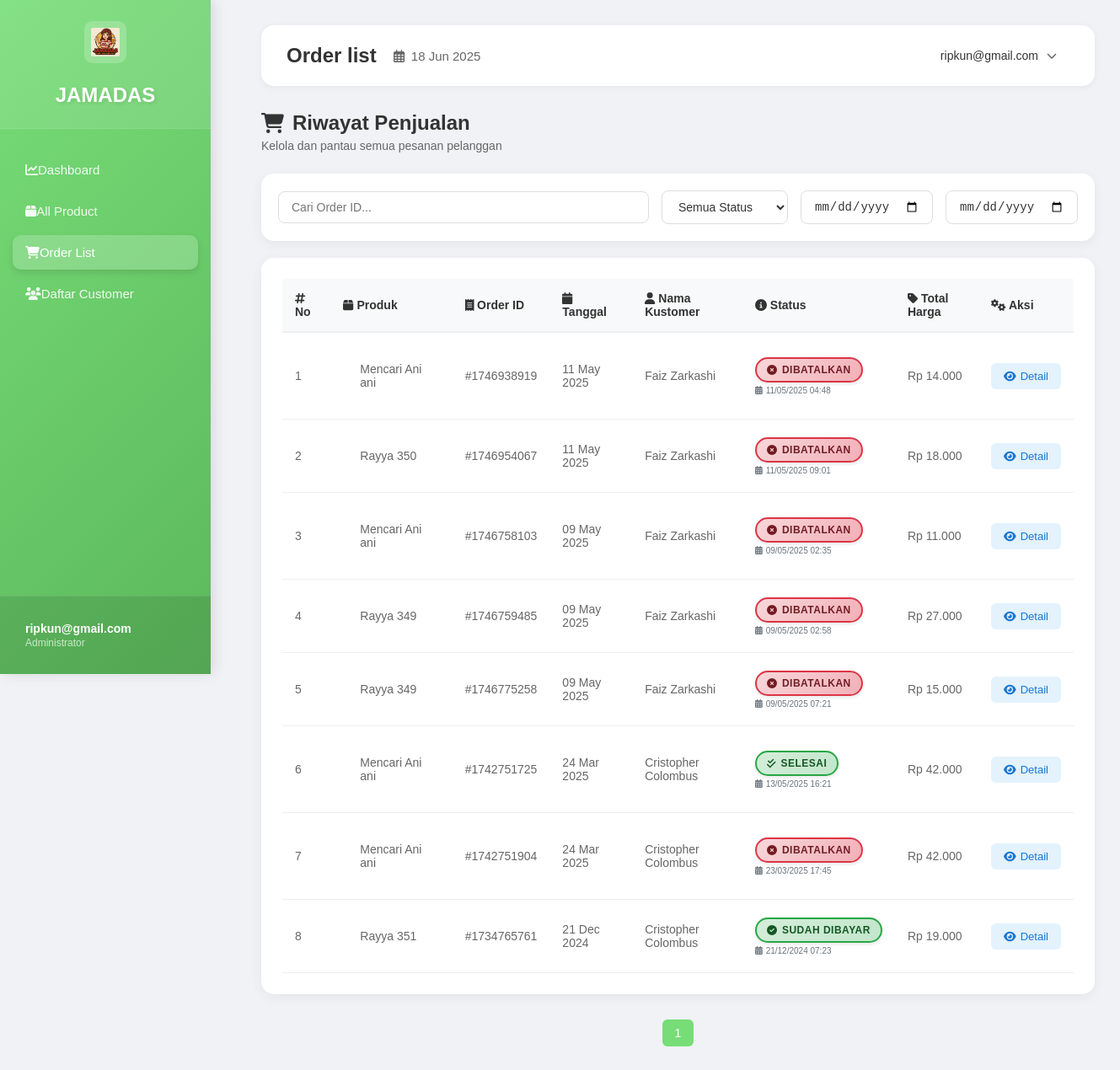
The page /admin/orderlist.php (signed in) on the database as committed earlier.
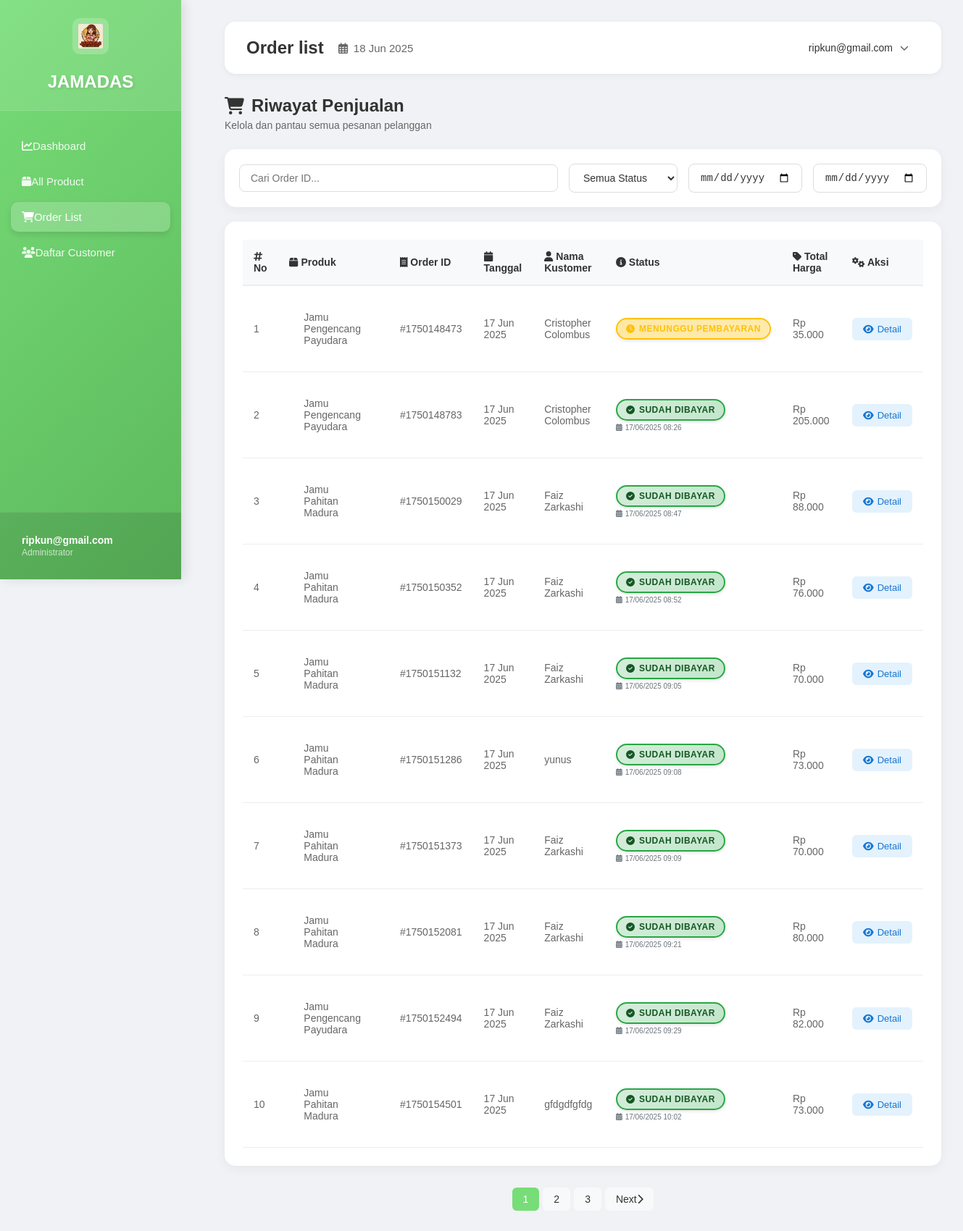
The same page on the database as committed later.
### tables this page shows
CREATE TABLE `orders` (
  `order_id` int(11) NOT NULL,
  `user_id` int(11) NOT NULL,
  `total_harga` decimal(10,2) NOT NULL,
  `nama_penerima` varchar(100) NOT NULL,
  `nomor_penerima` varchar(20) NOT NULL,
  `alamat_penerima` text NOT NULL,
  `kota` varchar(80) DEFAULT NULL,
  `kodepos` int(8) DEFAULT NULL,
  `keterangan_order` varchar(256) NOT NULL,
  `payment_type` varchar(50) DEFAULT NULL,
  `transaction_status` varchar(20) NOT NULL,
  `transaction_time` date DEFAULT NULL,
  `payment_details` text DEFAULT NULL,
  `fraud_status` varchar(20) DEFAULT NULL,
  `created_at` timestamp NOT NULL DEFAULT current_timestamp(),
  `updated_at` timestamp NULL DEFAULT NULL
);

### config/function.php (called while the page is built, shortened)
<?php
function getStatusLabel($status)
{
    $labels = [
        'pending' => 'Menunggu Pembayaran',
        'settlement' => 'Sudah Dibayar',
        'processing' => 'Sedang Dikemas',
        'shipped' => 'Dalam Pengiriman',
        'delivered' => 'Selesai',
        'cancelled' => 'Dibatalkan'
    ];
    return $labels[$status] ?? $status;
}
function getStatusIcon($status)
{
    $icons = [
        'pending' => 'fa-clock',
        'settlement' => 'fa-check-circle',
        'processing' => 'fa-box',
        'shipped' => 'fa-shipping-fast',
        'delivered' => 'fa-check-double',
        'cancelled' => 'fa-times-circle',
        'failed' => 'fa-exclamation-triangle',
        'expire' => 'fa-hourglass-end'
    ];
    return $icons[strtolower($status)] ?? 'fa-info-circle';
}
function getStatusClass($status)
{
    $classes = [
        'pending' => 'pending',
        'settlement' => 'success',
        'processing' => 'processing',
        'shipped' => 'shipped',
        'delivered' => 'delivered',
        'cancelled' => 'cancelled',
        'failed' => 'failed',
        'expire' => 'expired'
    ];
    return $classes[strtolower($status)] ?? 'default';
}
function getStatusColor($status)
{
    $colors = [
        'pending' => '#ffc107',
        'settlement' => '#28a745',
        'processing' => '#17a2b8',
        'shipped' => '#6f42c1',
        'delivered' => '#28a745',
        'cancelled' => '#dc3545',
        'failed' => '#dc3545',
        'expire' => '#6c757d'
    ];
    return $colors[strtolower($status)] ?? '#6c757d';
}

### admin/orderlist.php (the view, shortened to what the changed rows need)
<?php
require '../config/function.php';
$where_clause = "";
$limit = 10;
$page = isset($_GET['page']) ? (int) $_GET['page'] : 1;
$offset = ($page - 1) * $limit;
$total_sql = "SELECT COUNT(*) as total FROM orders o" . $where_clause;
$total_stmt = $GLOBALS["db"]->prepare($total_sql);
$total_stmt->execute();
$total_data = $total_stmt->fetch(PDO::FETCH_ASSOC)['total'];
$total_pages = ceil($total_data / $limit);
$sql = "SELECT o.*, c.nama_lengkap,
        GROUP_CONCAT(DISTINCT p.nama_produk SEPARATOR ', ') as produk_names,
        GROUP_CONCAT(od.jumlah_order SEPARATOR ', ') as jumlah_orders
        FROM orders o
        LEFT JOIN users c ON o.user_id = c.user_id
        LEFT JOIN order_details od ON o.order_id = od.order_id
        LEFT JOIN products p ON od.product_id = p.product_id" .
    $where_clause . "
        GROUP BY o.order_id
        ORDER BY o.transaction_time DESC
        LIMIT :limit OFFSET :offset";
try {
    $stmt = $GLOBALS["db"]->prepare($sql);
    $stmt->bindValue(':limit', $limit, PDO::PARAM_INT);
    $stmt->bindValue(':offset', $offset, PDO::PARAM_INT);
    $stmt->execute();
    $orders = $stmt->fetchAll(PDO::FETCH_ASSOC);
} catch (PDOException $e) {
    die("Error: " . $e->getMessage());
}
$n = 0;
?>
<!DOCTYPE html>
<html lang="en">
<head>
    <link rel="stylesheet" href="./style/style.css">
    <link rel="stylesheet" href="./style/statusOrderList.css">
</head>
<body>
        <?php require "template/sidebar.php"; ?>
        <div class="main-content">
            <?php require "template/header.php"; ?>
            <div class="content">
                <div class="table-wrapper">
                    <table class="table" id="orderTable">
                        <thead>
                            <tr>
                                <th><i class="fas fa-hashtag"></i> No</th>
                                <th><i class="fas fa-box"></i> Produk</th>
                                <th><i class="fas fa-receipt"></i> Order ID</th>
                                <th><i class="fas fa-calendar"></i> Tanggal</th>
                                <th><i class="fas fa-user"></i> Nama Kustomer</th>
                                <th><i class="fas fa-info-circle"></i> Status</th>
                                <th><i class="fas fa-tag"></i> Total Harga</th>
                                <th><i class="fas fa-cogs"></i> Aksi</th>
                            </tr>
                        </thead>
                        <tbody>
                            <?php if (!empty($orders)): ?>
                                <?php foreach ($orders as $order): ?>
                                    <tr>
                                        <td><?= $n += 1 ?></td>
                                        <td>
                                            <?php if (!empty($order['produk_names'])): ?>
                                                <div class="product-info">
                                                    <?= htmlspecialchars($order['produk_names']); ?>
                                                </div>
                                            <?php else: ?>
                                                <span class="no-product">Tidak ada produk</span>
                                            <?php endif; ?>
                                        </td>
                                        <td>#<?= $order['order_id']; ?></td>
                                        <td><?= date('d M Y', strtotime($order['transaction_time'])); ?></td>
                                        <td><?= $order['nama_penerima']; ?></td>
                                        <td>
                                            <span class="status-badge <?= getStatusClass($order['transaction_status']); ?>"
                                                data-status="<?= strtolower($order['transaction_status']); ?>"
                                                style="--status-color: <?= getStatusColor($order['transaction_status']); ?>">
                                                <i class="fas <?= getStatusIcon($order['transaction_status']); ?>"></i>
                                                <span
                                                    class="status-text"><?= getStatusLabel($order['transaction_status']); ?></span>
                                                <?php if (strtolower($order['transaction_status']) === 'pending'): ?>
                                                    <span class="status-pulse"></span>
                                                <?php endif; ?>
                                            </span>
                                            <?php
                                            if (isset($order['updated_at']) && in_array(strtolower($order['transaction_status']), ['settlement', 'delivered', 'cancelled'])):
                                                ?>
                                                <div class="status-timestamp">
                                                    <i class="fas fa-calendar-alt"></i>
                                                    <?= date('d/m/Y H:i', strtotime($order['updated_at'])); ?>
                                                </div>
                                            <?php endif; ?>
                                        </td>
                                        <td>Rp <?= number_format($order['total_harga'], 0, ',', '.'); ?></td>
                                        <td>
                                            <a href="detail_order.php?order_id=<?= htmlspecialchars($order['order_id']); ?>"
                                                class="btn-detail">
                                                <i class="fas fa-eye"></i> Detail
                                            </a>
                                        </td>
                                    </tr>
                                <?php endforeach; ?>
                            <?php endif; ?>
                        </tbody>
                    </table>
                </div>
                <div class="pagination">
                    <ul>
                        <?php for ($i = 1; $i <= $total_pages; $i++): ?>
                            <li class="<?= ($i == $page) ? 'active' : ''; ?>">
                                <a href="?page=<?= $i; ?><?php
                                  echo isset($_GET['status']) ? '&status=' . urlencode($_GET['status']) : '';
                                  echo isset($_GET['start_date']) ? '&start_date=' . urlencode($_GET['start_date']) : '';
                                  echo isset($_GET['end_date']) ? '&end_date=' . urlencode($_GET['end_date']) : '';
                                  echo isset($_GET['search']) ? '&search=' . urlencode($_GET['search']) : '';
                                  ?>">
                                    <?= $i; ?>
                                </a>
                            </li>
                        <?php endfor; ?>
                        <?php if ($page < $total_pages): ?>
                            <li>
                                <a href="?page=<?= $page + 1; ?><?php
                                    echo isset($_GET['status']) ? '&status=' . urlencode($_GET['status']) : '';
                                    echo isset($_GET['start_date']) ? '&start_date=' . urlencode($_GET['start_date']) : '';
                                    echo isset($_GET['end_date']) ? '&end_date=' . urlencode($_GET['end_date']) : '';
                                    echo isset($_GET['search']) ? '&search=' . urlencode($_GET['search']) : '';
                                    ?>">
                                    Next <i class="fas fa-chevron-right"></i>
                                </a>
                            </li>
                        <?php endif; ?>
                    </ul>
                </div>
            </div>
        </div>
</body>
</html>

Rows that differ between the two databases and show on the page:
no longer on this page (row unchanged): orders: n "1", produk_names "Mencari Ani ani", order_id "1746938919", transaction_time "11 May 2025", nama_penerima "Faiz Zarkashi", transaction_status "DIBATALKAN", updated_at "11/05/2025 04:48", total_harga "14.000"
no longer on this page (row unchanged): orders: n "2", produk_names "Rayya 350", order_id "1746954067", transaction_time "11 May 2025", nama_penerima "Faiz Zarkashi", transaction_status "DIBATALKAN", updated_at "11/05/2025 09:01", total_harga "18.000"
no longer on this page (row unchanged): orders: n "3", produk_names "Mencari Ani ani", order_id "1746758103", transaction_time "09 May 2025", nama_penerima "Faiz Zarkashi", transaction_status "DIBATALKAN", updated_at "09/05/2025 02:35", total_harga "11.000"
no longer on this page (row unchanged): orders: n "4", produk_names "Rayya 349", order_id "1746759485", transaction_time "09 May 2025", nama_penerima "Faiz Zarkashi", transaction_status "DIBATALKAN", updated_at "09/05/2025 02:58", total_harga "27.000"
no longer on this page (row unchanged): orders: n "5", produk_names "Rayya 349", order_id "1746775258", transaction_time "09 May 2025", nama_penerima "Faiz Zarkashi", transaction_status "DIBATALKAN", updated_at "09/05/2025 07:21", total_harga "15.000"
no longer on this page (row unchanged): orders: n "6", produk_names "Mencari Ani ani", order_id "1742751725", transaction_time "24 Mar 2025", nama_penerima "Cristopher Colombus", transaction_status "SELESAI", updated_at "13/05/2025 16:21", total_harga "42.000"
no longer on this page (row unchanged): orders: n "7", produk_names "Mencari Ani ani", order_id "1742751904", transaction_time "24 Mar 2025", nama_penerima "Cristopher Colombus", transaction_status "DIBATALKAN", updated_at "23/03/2025 17:45", total_harga "42.000"
no longer on this page (row unchanged): orders: n "8", produk_names "Rayya 351", order_id "1734765761", transaction_time "21 Dec 2024", nama_penerima "Cristopher Colombus", transaction_status "SUDAH DIBAYAR", updated_at "21/12/2024 07:23", total_harga "19.000"
added orders: n "1", produk_names "Jamu Pengencang Payudara", order_id "1750148473", transaction_time "17 Jun 2025", nama_penerima "Cristopher Colombus", transaction_status "MENUNGGU PEMBAYARAN", total_harga "35.000"
added orders: n "2", produk_names "Jamu Pengencang Payudara", order_id "1750148783", transaction_time "17 Jun 2025", nama_penerima "Cristopher Colombus", transaction_status "SUDAH DIBAYAR", updated_at "17/06/2025 08:26", total_harga "205.000"
added orders: n "3", produk_names "Jamu Pahitan Madura", order_id "1750150029", transaction_time "17 Jun 2025", nama_penerima "Faiz Zarkashi", transaction_status "SUDAH DIBAYAR", updated_at "17/06/2025 08:47", total_harga "88.000"
added orders: n "4", produk_names "Jamu Pahitan Madura", order_id "1750150352", transaction_time "17 Jun 2025", nama_penerima "Faiz Zarkashi", transaction_status "SUDAH DIBAYAR", updated_at "17/06/2025 08:52", total_harga "76.000"
added orders: n "5", produk_names "Jamu Pahitan Madura", order_id "1750151132", transaction_time "17 Jun 2025", nama_penerima "Faiz Zarkashi", transaction_status "SUDAH DIBAYAR", updated_at "17/06/2025 09:05", total_harga "70.000"
added orders: n "6", produk_names "Jamu Pahitan Madura", order_id "1750151286", transaction_time "17 Jun 2025", nama_penerima "yunus", transaction_status "SUDAH DIBAYAR", updated_at "17/06/2025 09:08", total_harga "73.000"
added orders: n "7", produk_names "Jamu Pahitan Madura", order_id "1750151373", transaction_time "17 Jun 2025", nama_penerima "Faiz Zarkashi", transaction_status "SUDAH DIBAYAR", updated_at "17/06/2025 09:09", total_harga "70.000"
added orders: n "8", produk_names "Jamu Pahitan Madura", order_id "1750152081", transaction_time "17 Jun 2025", nama_penerima "Faiz Zarkashi", transaction_status "SUDAH DIBAYAR", updated_at "17/06/2025 09:21", total_harga "80.000"
added orders: n "9", produk_names "Jamu Pengencang Payudara", order_id "1750152494", transaction_time "17 Jun 2025", nama_penerima "Faiz Zarkashi", transaction_status "SUDAH DIBAYAR", updated_at "17/06/2025 09:29", total_harga "82.000"
added orders: n "10", produk_names "Jamu Pahitan Madura", order_id "1750154501", transaction_time "17 Jun 2025", nama_penerima "gfdgdfgfdg", transaction_status "SUDAH DIBAYAR", updated_at "17/06/2025 10:02", total_harga "73.000"
Other text that changed with them:
new list line: "2"
new list line: "3"
text now shown: "Next"
